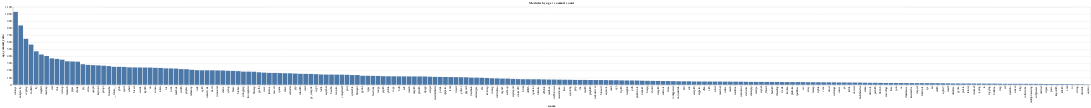

Notebook code cell kept with this figure:
### Markdown cell above
## Modules sorted by average number of days between commits

### Code cell
df["age_commit_ratio"] = df["age"] / df["commit_count"]

import altair as alt

alt.Chart(df).mark_bar().encode(
    alt.X("name:N", sort="-y"),
    alt.Y("age_commit_ratio:Q"),
    tooltip=["name", "age_commit_ratio"]
).properties(
    title="Modules by age / commit count"
)

### Figure 1 — Vega-Lite specification as saved in the notebook (floating-point values rounded to 4 significant figures; data arrays with more than 128 entries replaced by an {"elided": "..."} marker saying what was removed)
{"config": {"view": {"continuousWidth": 400, "continuousHeight": 300}}, "data": {"name": "data-6a4378b227fb82a5476ba948f8d1afea"}, "mark": "bar", "encoding": {"tooltip": [{"type": "nominal", "field": "name"}, {"type": "quantitative", "field": "age_commit_ratio"}], "x": {"type": "nominal", "field": "name", "sort": "-y"}, "y": {"type": "quantitative", "field": "age_commit_ratio"}}, "title": "Modules by age / commit count", "$schema": "https://vega.github.io/schema/vega-lite/v4.8.1.json", "datasets": {"data-6a4378b227fb82a5476ba948f8d1afea": {"elided": "208 records"}}}
